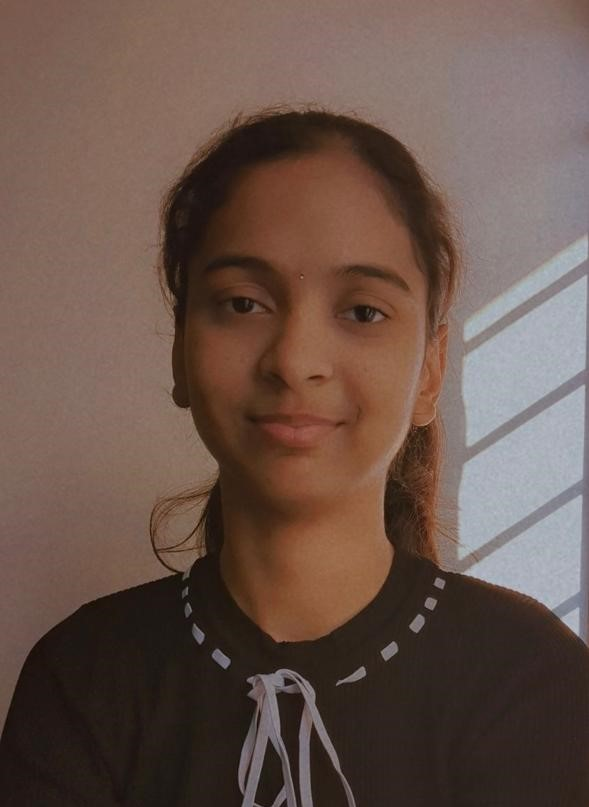
#> input picture A1/images/image1.jpg, 589 x 807 px
$ jupyter execute --allow-errors CS22B1082_Assignment1.ipynb
#> lines starting #> are read from the running program, lines starting #| are printed output that depends on the picture; long printed decimals are rounded
# Assignment 1

### Write Python code to find the quality of your degraded face image compared to your original face image without using the built-in function of PSNR.

To get the degraded image, use the built-in function to:

1. Blur the image.
2. Add Gaussian noise.
3. Compress using JPEG 2000 and then decompress it around 70% - 80%.

[cell 1]
import numpy as np
import cv2
from math import sqrt
import matplotlib.pyplot as plt

### Load the original image

[cell 2]
original_image = cv2.imread('images/image1.jpg')
#> original_image is the input picture: shape (807, 589, 3); mean B, G, R 74.6, 83.9, 105.3
# cv2.imshow('Original Image', original_image)

# cv2.waitKey(0)
# cv2.destroyAllWindows()

### Blur Image Using Gaussian Filter

[cell 3]
image_rgb = cv2.cvtColor(original_image, cv2.COLOR_BGR2RGB)
blurred_image = cv2.GaussianBlur(image_rgb, (9, 9), 0)

plt.figure(figsize=(10, 5))


plt.subplot(1, 2, 1)
plt.imshow(image_rgb)
plt.title("Original Image(RGB)")
plt.axis('off')


plt.subplot(1, 2, 2)
plt.imshow(blurred_image)
plt.title("Blurred Image")
plt.axis('off')

plt.show()
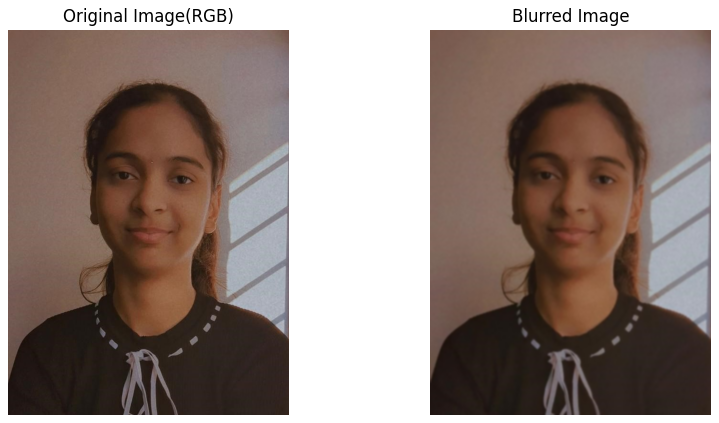
#> figure drawn by matplotlib, 2 panels


# cv2.imshow('Blurred Image', blurred_image)

# cv2.waitKey(0)
# cv2.destroyAllWindows()

[cell 4]
mse = np.mean((image_rgb - blurred_image) ** 2)
#> mse = 7.88
print("Mean Squared Error (MSE):", mse)
#| Mean Squared Error (MSE): 7.879

### Add Gaussian Noise to the blurred Image

#### Function to define Gaussian Noise

[cell 5]
def add_gaussian_noise(image, mean=0, sigma=25, noise_scale=1):
#> called with mean = 0, sigma = 25, noise_scale = 1
    noisy_image = image.copy()
    gauss = np.random.normal(mean, sigma, image.shape).astype('float32')
    gauss = gauss * noise_scale  # Scale down the noise
    noisy_image = cv2.add(noisy_image.astype('float32'), gauss)
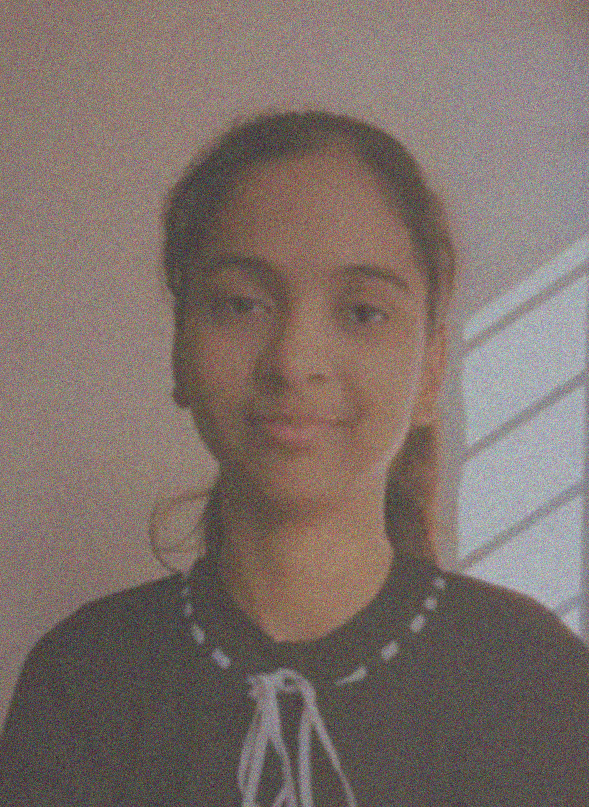
#> noisy_image: shape (807, 589, 3) float32; mean R, G, B 105.3, 84, 74.7; drawn with min black and max white
    noisy_image = np.clip(noisy_image, 0, 255)
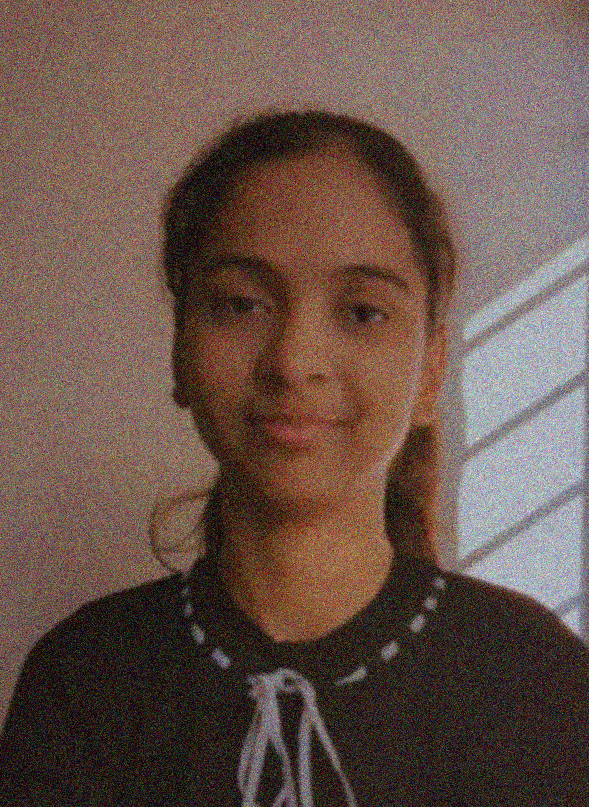
#> noisy_image: shape (807, 589, 3) float32; mean R, G, B 105.5, 84.4, 75.4
    return noisy_image.astype('uint8')
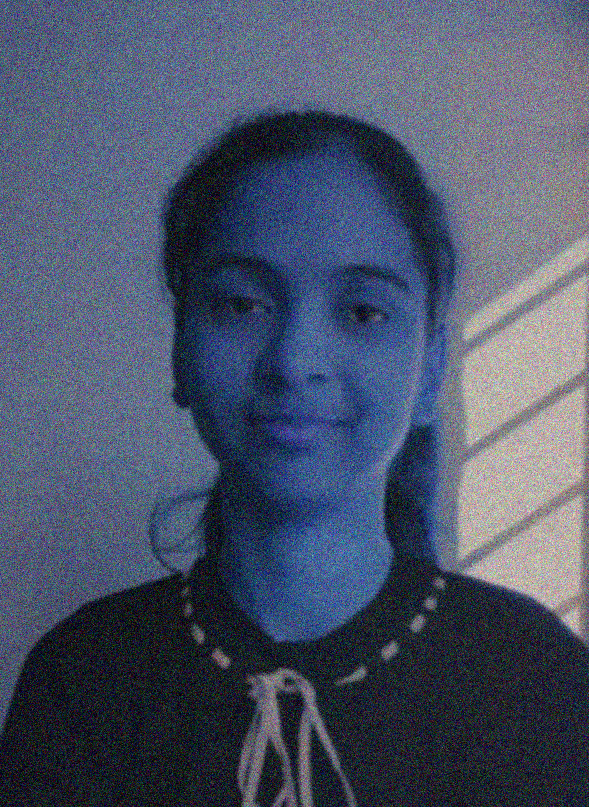
#> returned value: shape (807, 589, 3); mean of channels 0, 1, 2 105, 83.9, 75; drawn as B, G, R

[cell 6]
noisy_image = add_gaussian_noise(blurred_image)

plt.figure(figsize=(10, 5))


plt.subplot(1, 2, 1)
plt.imshow(image_rgb)
plt.title("Original Image(RGB)")
plt.axis('off')


plt.subplot(1, 2, 2)
plt.imshow(noisy_image)
plt.title("Noisy Image")
plt.axis('off')

plt.show()

# cv2.imshow('Noisy Image', noisy_image)

# cv2.waitKey(0)
# cv2.destroyAllWindows()

[cell 7]
mse = np.mean((image_rgb - noisy_image) ** 2)
#> mse = 93.91
print("Mean Squared Error (MSE):", mse)
#| Mean Squared Error (MSE): 93.908

### Compress and Decompress Image

[cell 8]
original_size = noisy_image.nbytes
#> original_size = 1425969

_, compressed_image_bytes = cv2.imencode(
    '.jp2', noisy_image,
    [cv2.IMWRITE_JPEG2000_COMPRESSION_X1000, 200]
)
#> compressed_image_bytes = ()

#> (the rest of this cell did not finish here and is left out)

$ run again, with A1/images/image2.jpg copied over A1/images/image1.jpg
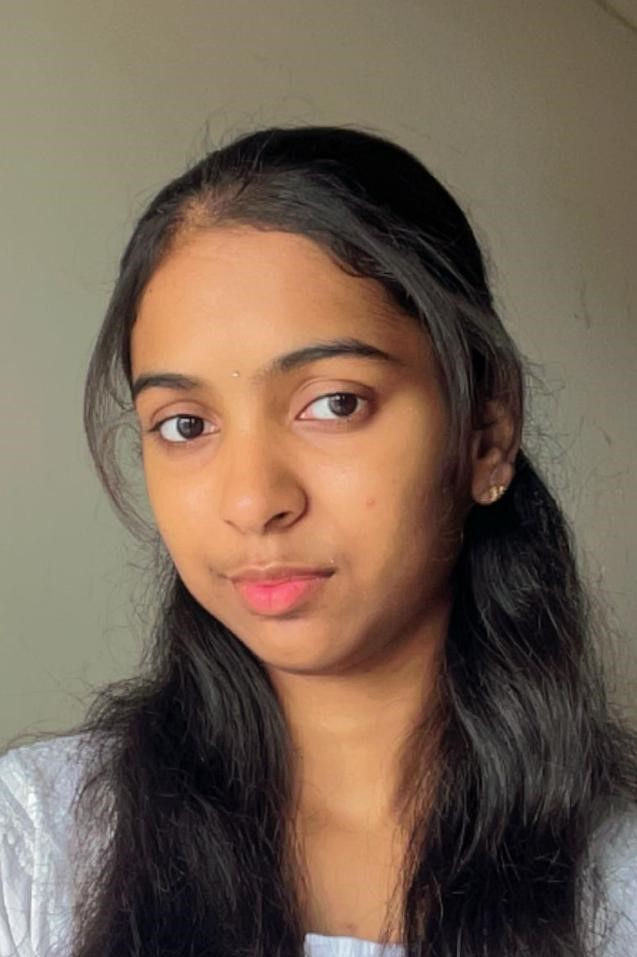
#> input picture A1/images/image2.jpg, 637 x 957 px
#> original_image is the input picture: shape (957, 637, 3); mean B, G, R 83.5, 99.2, 117.4
#> `plt.show()`:
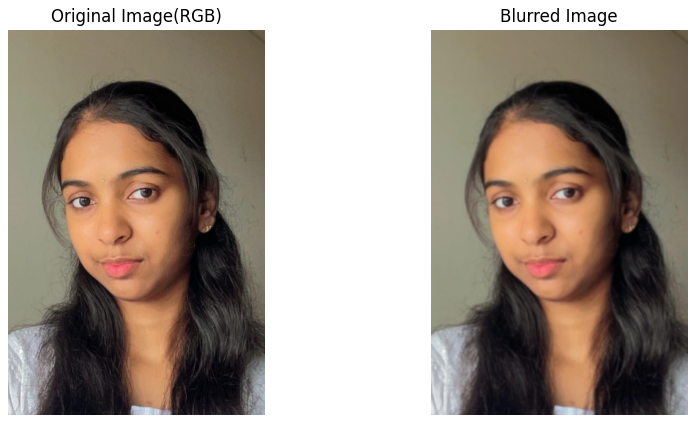
#> figure drawn by matplotlib, 2 panels
#> `mse = np.mean((image_rgb - blurred_image) ** 2)`: mse = 12.14
#| Mean Squared Error (MSE): 12.139
#> in add_gaussian_noise, `return noisy_image.astype('uint8')`:
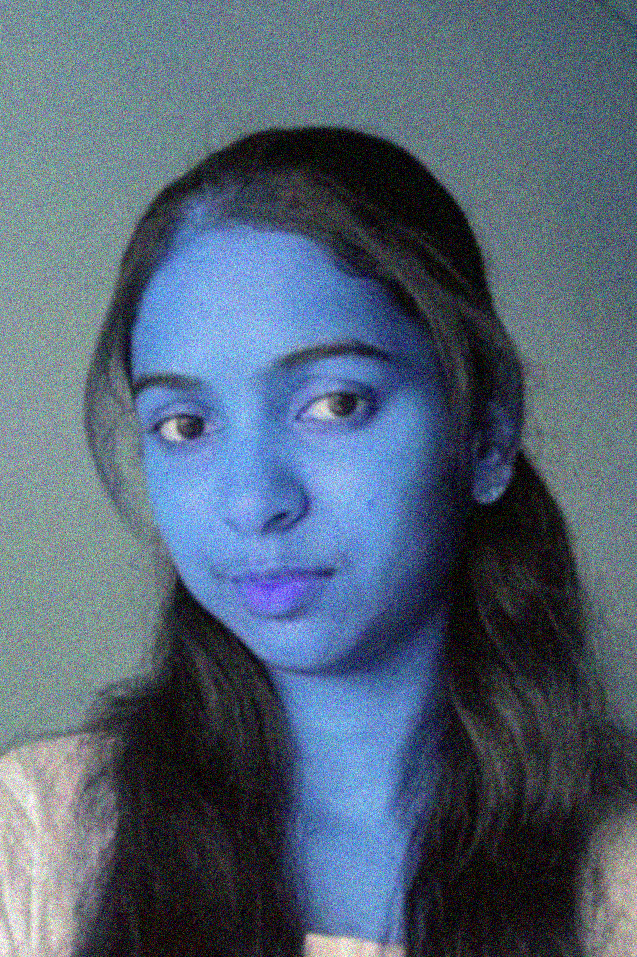
#> returned value: shape (957, 637, 3); mean of channels 0, 1, 2 117.4, 99.6, 83.8; drawn as B, G, R
#> `mse = np.mean((image_rgb - noisy_image) ** 2)`: mse = 92.94
#| Mean Squared Error (MSE): 92.938
#> original_size = 1828827
#> compressed_image_bytes = ()

$ run again, with A1/images/image3.jpg copied over A1/images/image1.jpg
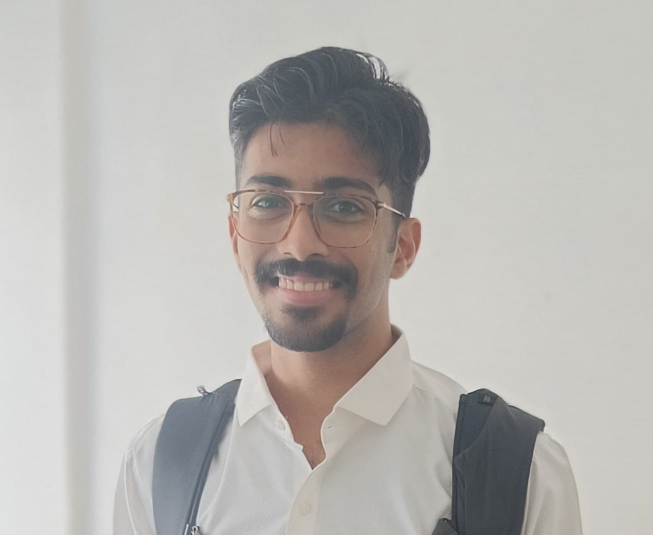
#> input picture A1/images/image3.jpg, 1305 x 1070 px (shown at 1/2 size)
#> original_image is the input picture: shape (1070, 1305, 3); mean B, G, R 178.8, 182.3, 184.7
#> `plt.show()`:
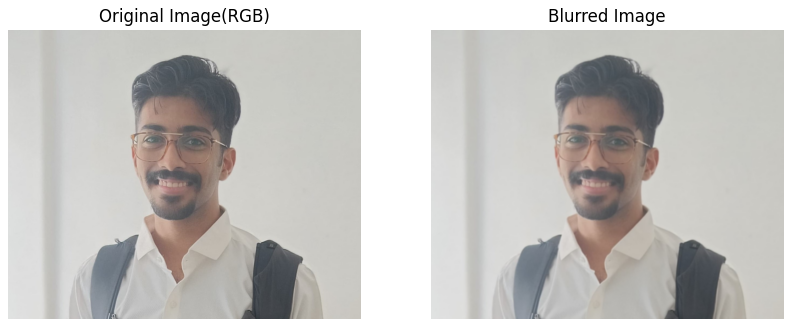
#> figure drawn by matplotlib, 2 panels
#> `mse = np.mean((image_rgb - blurred_image) ** 2)`: mse = 3.34
#| Mean Squared Error (MSE): 3.341
#> in add_gaussian_noise, `return noisy_image.astype('uint8')`:
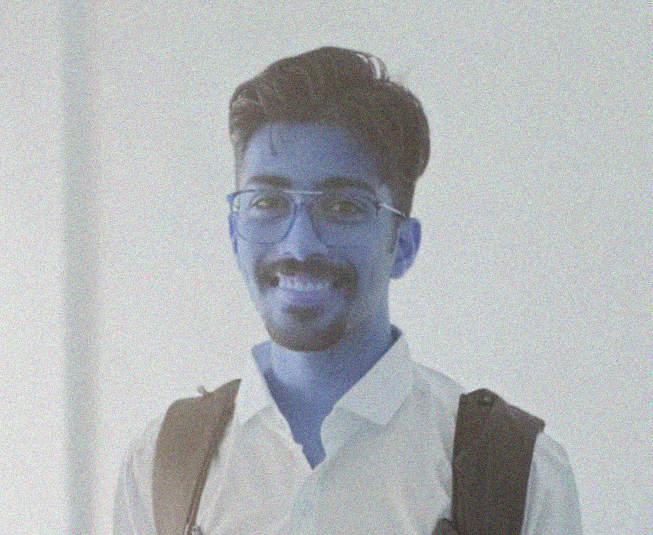
#> returned value: shape (1070, 1305, 3) (shown at 1/2 size); mean of channels 0, 1, 2 184, 181.6, 178.1; drawn as B, G, R
#> `mse = np.mean((image_rgb - noisy_image) ** 2)`: mse = 94.04
#| Mean Squared Error (MSE): 94.039
#> original_size = 4189050
#> compressed_image_bytes = ()

$ run again, with A1/images/image4.jpg copied over A1/images/image1.jpg
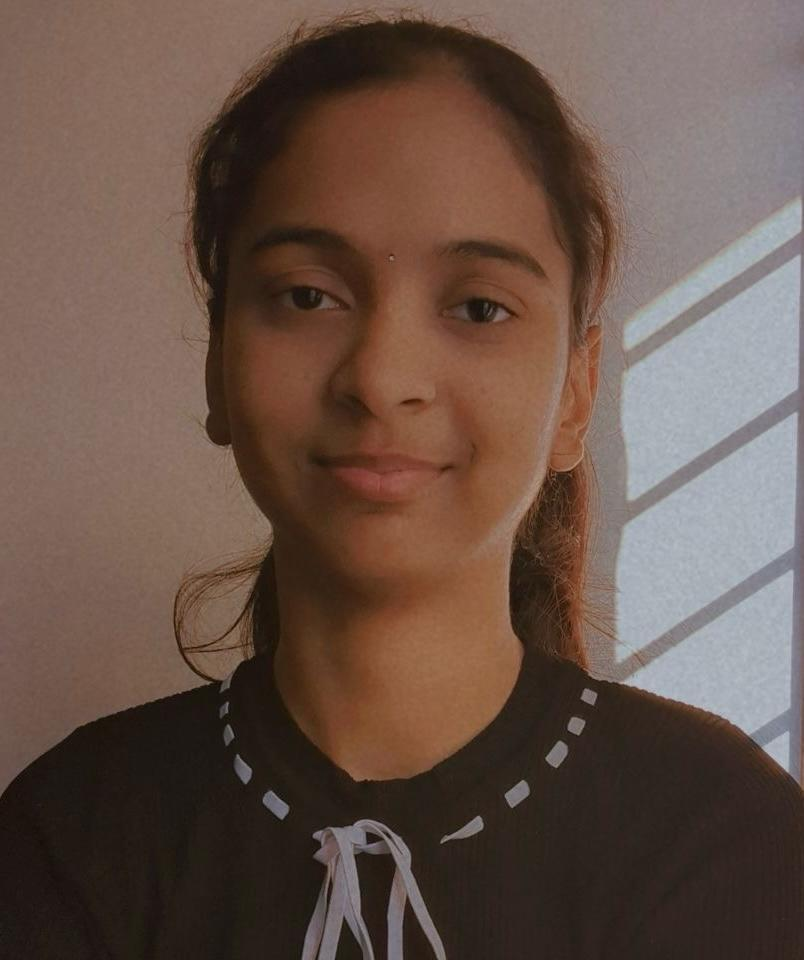
#> input picture A1/images/image4.jpg, 804 x 960 px
#> original_image is the input picture: shape (960, 804, 3); mean B, G, R 72.6, 82.7, 103.6
#> `plt.show()`:
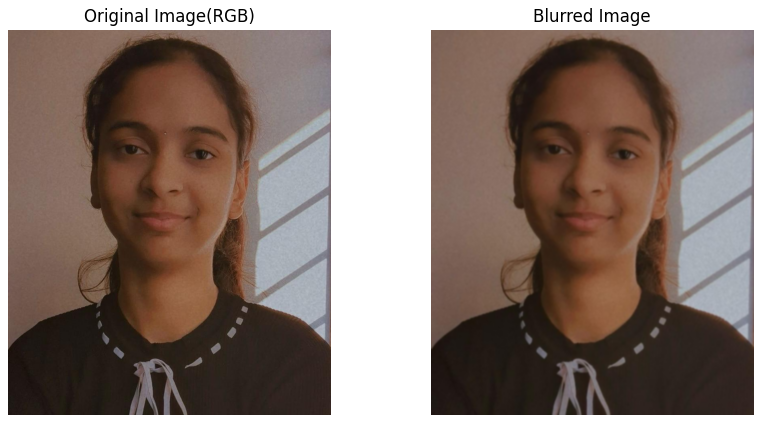
#> figure drawn by matplotlib, 2 panels
#> `mse = np.mean((image_rgb - blurred_image) ** 2)`: mse = 7.6
#| Mean Squared Error (MSE): 7.597
#> in add_gaussian_noise, `return noisy_image.astype('uint8')`:
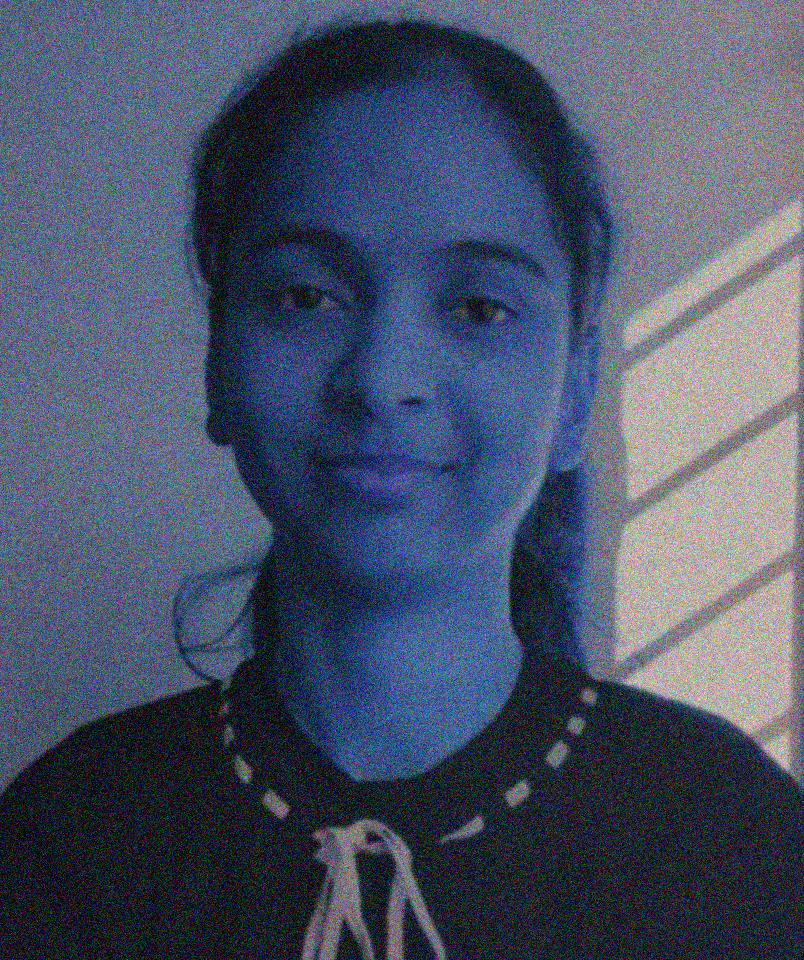
#> returned value: shape (960, 804, 3); mean of channels 0, 1, 2 103.3, 82.7, 73; drawn as B, G, R
#> `mse = np.mean((image_rgb - noisy_image) ** 2)`: mse = 93.87
#| Mean Squared Error (MSE): 93.866
#> original_size = 2315520
#> compressed_image_bytes = ()
